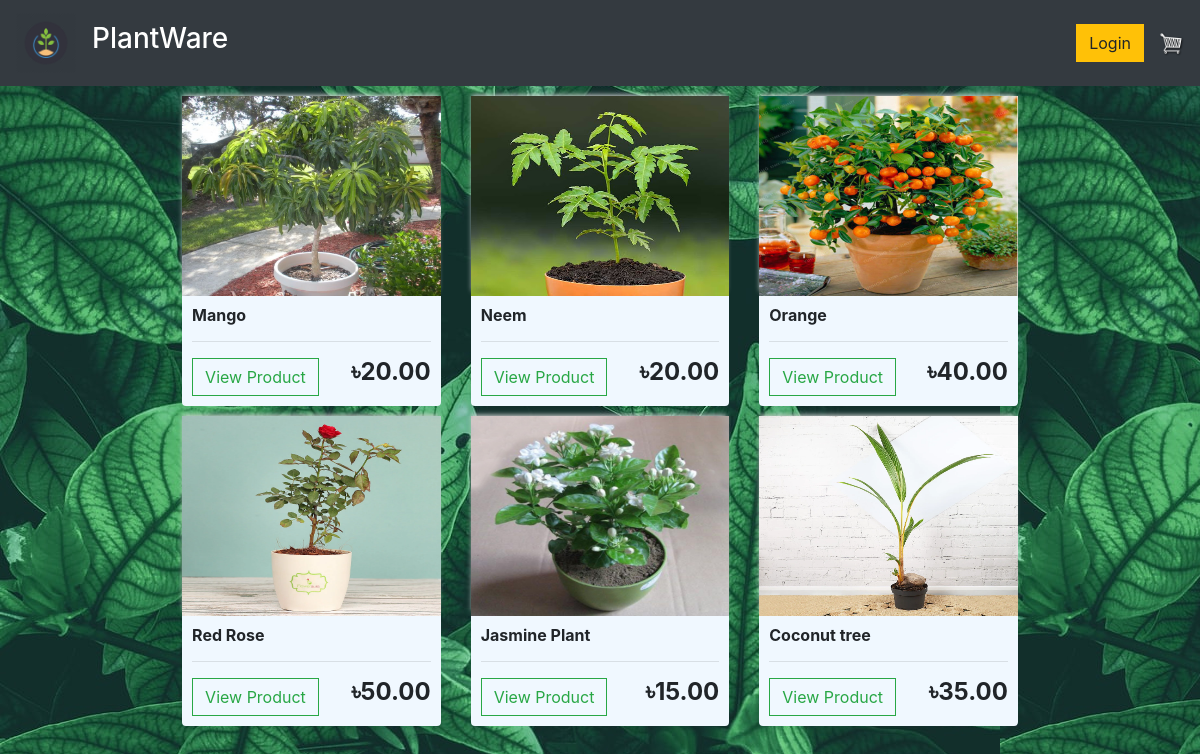
The page / on the database its author committed.
### warehouse/models.py (models this page shows, shortened)
class Product(models.Model):
    name = models.CharField(max_length=50, null=True)
    category = models.ForeignKey(Category, null=True, on_delete=models.CASCADE)
    price = models.DecimalField(max_digits=7, decimal_places=2)
    date_created = models.DateTimeField(auto_now_add=True, null=True)
    description = models.CharField(max_length=200, null=True, blank=True)
    image = models.ImageField(upload_to='images/', null=True, blank=True)
    available = models.BooleanField(default=False, null=True, blank=True)
    quantity = models.IntegerField(default=0)
    @property
    def imageURL(self):
        try:
            url = self.image.url
        except:
            url = ''
        return url

### store/views.py (the view)
# urls.py: path('', include('store.urls')),
def store(request):
	products = Product.objects.filter(available='True')
	context = {'products': products}
	return render(request, 'store/store.html', context)

### warehouse/templates/store/store.html
{% extends 'warehouse/main.html' %}
{% load static %}
{% block content %}
	<div class="row mid">
		{% for product in products %}
		<div class="col-lg-4">
			<img class="thumbnail" src="{{product.imageURL}}">
			<div class="box-element product">
				<h6><strong>{{product.name}}</strong></h6>
				<hr>
				<a class="btn btn-outline-success" href="{% url 'view_item' product.id %}">View Product</a>
				<h4 style="display: inline-block; float: right"><strong>৳{{product.price}}</strong></h4>
			</div>
		</div>
		{% endfor %}
	</div>
{% endblock content %}

### warehouse/templates/warehouse/main.html (shortened to what this page needs)
{% load static %}
<!DOCTYPE html>
<html lang="en">
<head>
    <link rel="stylesheet" href="https://stackpath.bootstrapcdn.com/bootstrap/4.4.1/css/bootstrap.min.css"
>
    <link rel="stylesheet" type="text/css" href="{% static '/css/main.css' %}">
</head>
<body>
    {% include 'warehouse/header.html' %}
    <div class="container-fluid">
        {% block content %}{% endblock %}
    </div>
    <br><br>
</body>
</html>

### warehouse/templates/warehouse/header.html (shortened to what this page needs)
{% load static %}
<nav class="navbar navbar-expand-lg navbar-dark bg-dark">
    <a class="navbar-brand" href= "{% url 'store' %}">
        <img id="logo" src="{% static 'images/GOGREEN-02-512.png' %}"></a>
  <div class="collapse navbar-collapse" id="navbarSupportedContent">
    <ul class="navbar-nav mr-auto">
      <li class="nav-item active">
          <a class="navbar-brand" href= "{% url 'store' %}"><h3>PlantWare</h3><span class="sr-only">(current)</span></a>
      </li>
    </ul>
      <div class="form-inline my-2 my-lg-0">
          {% if request.user.is_authenticated %}
            <span class="hello-msg">Hello, {{ request.user }}</span>
              <a href="{% url 'logout' %}" class="btn btn-warning">Logout</a>
              {% if request.user.is_staff %}
                <a href="{% url 'admin_profile' %}">
                  <img  id="cart-icon" src="{% static 'images/user.png' %}">
                </a>
              {% else %}
                  <a href="{% url 'cus_profile' %}">
                    <img  id="cart-icon" src="{% static 'images/user.png' %}">
                  </a>
              {% endif %}
          {% else %}
              <a href="{% url 'login' %}" class="btn btn-warning">Login</a>
          {% endif %}
    </div>
      <div class="form-inline my-2 my-lg-0">
          {% if request.user.is_staff %}
              <a href="{% url 'home' %}">
              <img  id="cart-icon" src="{% static 'images/home_icon.png' %}">
            </a>
          {% else %}
                <a href="{% url 'cart' %}">
                  <img  id="cart-icon" src="{% static 'images/cart.png' %}">
                </a>
          {% endif %}
      </div>
  </div>
</nav>

### static/css/main.css (style rules this page uses)
#logo { height: 100%; width: 60px; }
body { background: url('/static/images/bg_pic.jpg'); }
#cart-icon { width:25px; display: inline-block; margin-left: 15px; }
.box-element { background-color: #F0F8FF; border-radius: 4px; padding: 10px; }
.thumbnail { width: 100%; height: 200px; -webkit-box-shadow: -1px -3px 5px -2px rgba(214,214,214,1); -moz-box-shadow: -1px -3px 5px -2px rgba(214,214,214,1); box-shadow: -1px -3px 5px -2px rgba(214,214,214,1); }
.product { border-radius: 0 0 4px 4px; }
.col-lg-4, .col-lg-6, .col-lg-8, .col-lg-12 { margin-top: 10px; }
.btn { border-radius: 0; }
.mid { margin-left: 13%; margin-right: 13%; }

### rows shown on the page
Product: imageURL (picture), name "Mango", price "20.00"
Product: imageURL (picture), name "Neem", price "20.00"
Product: imageURL (picture), name "Orange", price "40.00"
Product: imageURL (picture), name "Red Rose", price "50.00"
Product: imageURL (picture), name "Jasmine Plant", price "15.00"
Product: imageURL (picture), name "Coconut tree", price "35.00"
